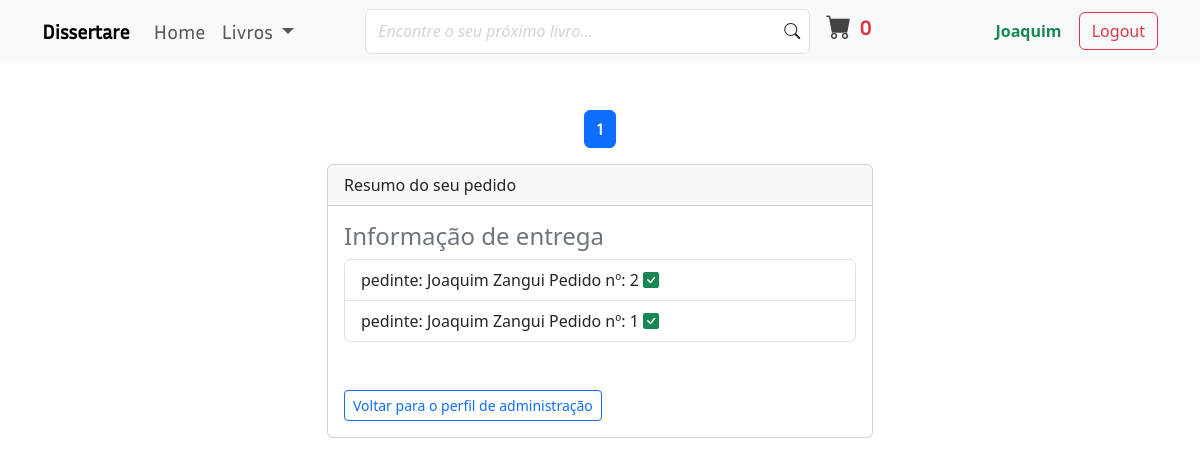
The page /payment/shipped_dash/ (signed in) on the database as committed earlier.
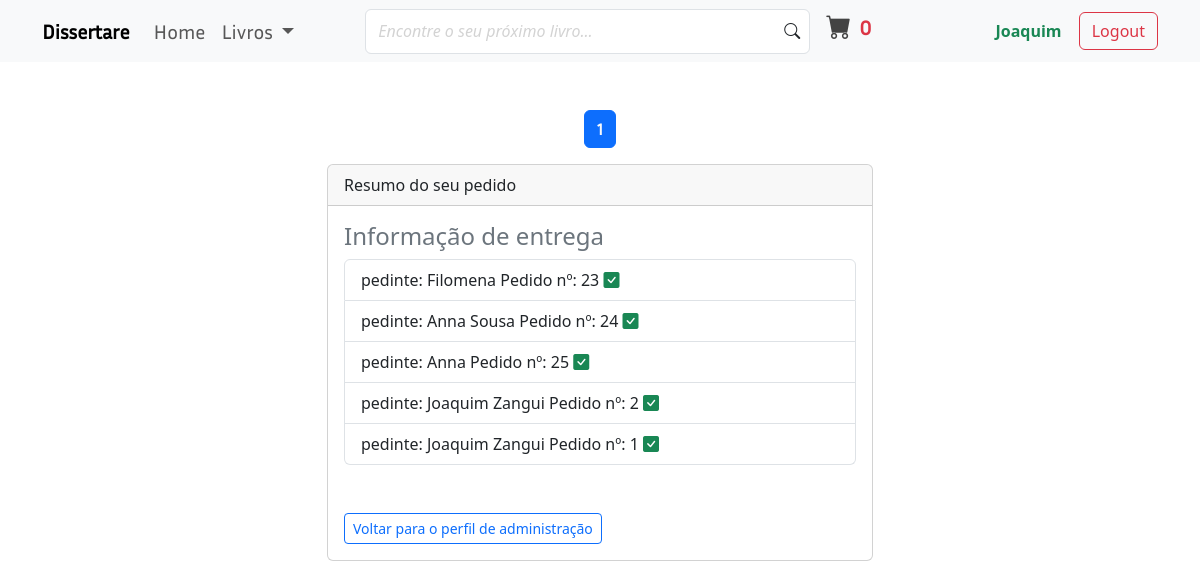
The same page on the database as committed later.
### payment/models.py (models this page shows, shortened)
class Order(models.Model):
    user = models.ForeignKey(User, on_delete=models.CASCADE, null=True, blank=True)
    full_name = models.CharField(max_length=250)
    email = models.EmailField(max_length=250)
    shipping_address = models.TextField(max_length=15000)
    amount_paid = models.DecimalField(max_digits=7, decimal_places=2)
    date_ordered = models.DateTimeField(default=timezone.now)
    shipped = models.BooleanField(default=False)
    date_shipped = models.DateTimeField(blank=True, null=True)

### payment/views.py (the view)
# urls.py: path('shipped_dash/', views.shipped_dash, name='shipped-dash'),
@login_required
def shipped_dash(request):
    if request.user.is_superuser:
        orders = Order.objects.filter(shipped=True).order_by('-date_shipped')
        pagtr = Paginator(orders, 5)
        page_number = request.GET.get('page')
        page_obj = pagtr.get_page(page_number)
        return render(request, 'payment/shipped_dash.html', {'page_obj': page_obj})
    else:
        messages.warning(request, "Access Denied")
        return redirect('books')

### books/context_processors.py (called while the page is built)
def announcement(request):
    announcement_obj = Announcement_context(request)
    announcements = announcement_obj.announcement.order_by('-date_posted')[:3]
    return {'announcements': announcements}

### cart/cart.py (called while the page is built)
    def __len__(self):
        return len(self.cart)

### cart/context_processors.py (called while the page is built)
def cart(request):
    return {'cart': Cart(request)}

### payment/templates/payment/shipped_dash.html (shortened to what this page needs)
{% extends 'books/base.html' %}
{% block main_content %}
    <div class="py-5 container">
        <nav aria-label="Page navigation example">
            <ul class="pagination pagination-md justify-content-center">
                {% for num in page_obj.paginator.page_range %}
                    {% if page_obj.number == num %}
                        <li class="page-item active" aria-current="page"><a class="page-link text-light fw-bold" href="?page={{num}}">{{num}}</a></li>
                    {% elif num > page_obj.number|add:'-3' and num < page_obj.number|add:'3' %}
                        <li class="page-item"><a class="page-link text-dark fw-bold" href="?page={{num}}">{{num}}</a></li>
                    {% endif %}
                {% endfor %}
            </ul>
        </nav>
        <div class="row">
            <div class="col-md-6 offset-md-3">
                <div class="card">
                    <div class="card-header">
                      Resumo do seu pedido
                    </div>
                    <div class="card-body">
                        <h4 class="text-secondary">Informação de entrega</h4>
                        <ul class="list-group">
                            {% for order in page_obj %}
                                <li class="list-group-item">
                                    pedinte: {{order.full_name}} Pedido nº: {{order.id}} <i class="bi bi-check-square-fill text-success"></i>
                                </li>
                            {% endfor %}
                        </ul>
                        <br><br>
                        <a href="{% url 'staff-profile' %}" class="btn btn-sm btn-outline-primary">Voltar para o perfil de administração</a>
                    </div>
                </div>
            </div>
        </div>
    </div>
{% endblock %}

Rows that differ between the two databases and show on the page:
now on this page (row edited): Order: full_name "Filomena", id "23"
now on this page (row edited): Order: full_name "Anna Sousa", id "24"
added Order: full_name "Anna", id "25"
